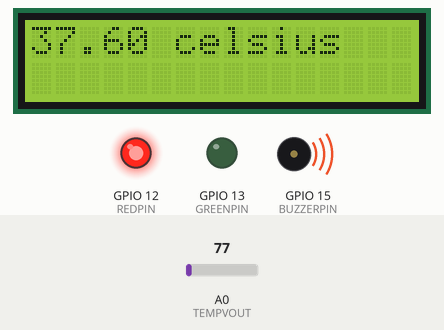
Recording of a sketch running on a simulated ESP8266 (NodeMCU). Shown: 16×2 character LCD, output pins drawn as LEDs (lit = HIGH), buzzer (waves = sounding, pin HIGH). The test bench sets the inputs (shaded band); at power-on: A0 (TEMPVOUT) = 77. WiFi joins after 1.5 s; servers stay silent unless stated; uploads are accepted with an empty reply; what the sketch prints to the serial monitor is not drawn.

Above: at 1.3 s.
1.4 s: A0 (TEMPVOUT) set to 68
At 3.2 s:
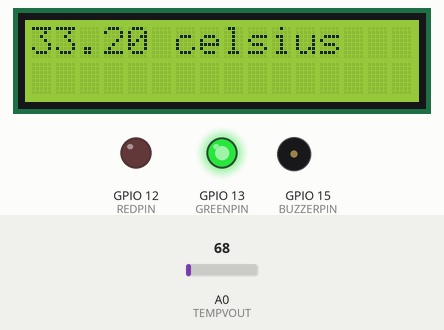
4.4 s: A0 (TEMPVOUT) set to 46
At 5.3 s:
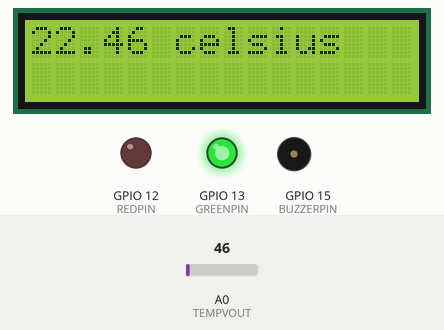
7.4 s: A0 (TEMPVOUT) set to 23
At 9.5 s:
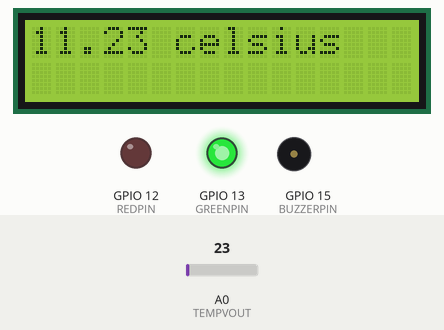
Timing chart, 0 to 11.0 s (numbered marks = the images above; inputs shaded):
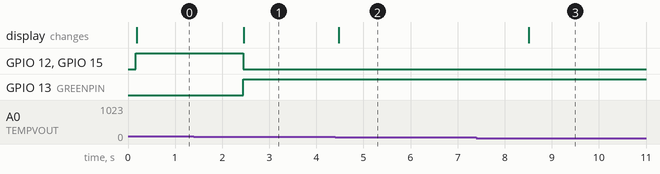

Measured:
- the behaviour switches between 72 and 71 on A0 (TEMPVOUT) (found by bisection; images 0 and 1)
- after the input at 1.4 s, GPIO 12 (REDPIN), GPIO 15 (BUZZERPIN): HIGH → LOW after 1.0 s; GPIO 13 (GREENPIN): LOW → HIGH after 1.0 s; the display: changes after 1.1 s (image 1)
- after the input at 4.4 s, the display: changes after 0.08 s (image 2)
- after the input at 7.4 s, the display: changes after 1.1 s (image 3)

The sketch:

COVID_PROJECT.ino
```cpp
//Libraries
#include <LiquidCrystal_I2C.h>
#include <ESP8266WiFi.h>

// Needed variables
#define REDPIN 12
#define GREENPIN 13
#define BUZZERPIN 15
#define TEMPVOUT A0

int lcdColumns = 16;
int lcdRows = 2;
WiFiClient wifiClient;

LiquidCrystal_I2C lcd(0x27, lcdColumns, lcdRows);

void setup() {

    Serial.begin(9600);

    Serial.println("================================");
    Serial.println("===== DOBY's TEMPO LIMITED =====");
    Serial.println("================================");

    // LEDs
    pinMode(REDPIN, OUTPUT);
    pinMode(GREENPIN, OUTPUT);
    pinMode(BUZZERPIN, OUTPUT);

    // LCD
    lcd.begin(5,4);
    lcd.init();
    lcd.backlight();

    // SETUP WiFi
     WiFi.begin("RCA-WiFi", "rca@2019");
}

void loop() {

  // Read Temperature Meter
  int analogValue = analogRead(TEMPVOUT);
  float millivolts = (analogValue/1024.0) * 5; //3300 is the voltage provided by NodeMCU
  float celsius = millivolts*100;

  Serial.print("Degrees READ=   ");
  Serial.println(celsius);

  String mData="";
  String dummy_device = "sauve";
  mData = "device="+dummy_device+"&distance="+(String)celsius;

  if(celsius < 35 ){
    // Turn on GREEN LED
    digitalWrite(GREENPIN, HIGH);
    // Turn off GREEN LED
    digitalWrite(REDPIN, LOW);
    // Turn off BUZZER
    digitalWrite(BUZZERPIN, LOW);

    lcd.clear();
    lcd.setCursor(0,0);
    lcd.print((String)celsius + " celsius");


  }else{
    // Turn on GREEN LED
    digitalWrite(GREENPIN, LOW);
    // Turn off GREEN LED
    digitalWrite(REDPIN, HIGH);
    // Turn off BUZZER
    digitalWrite(BUZZERPIN, HIGH);

    lcd.clear();
    lcd.setCursor(0,0);
    lcd.print((String)celsius + " celsius");

    sendData(80, "insecure.benax.rw", "/iot/" , mData);
  }

  delay(2000);

}


void sendData(const int httpPort, const char* host,const char* filepath , String data){

  wifiClient.connect(host, httpPort);

  wifiClient.println("POST "+(String)filepath+" HTTP/1.1");
  wifiClient.println("Host: " + (String)host);
  wifiClient.println("User-Agent: ESP8266/1.0");
  wifiClient.println("Content-Type: application/x-www-form-urlencoded");
  wifiClient.println("Content-Length: " +(String)data.length());
  wifiClient.println();
  wifiClient.print(data);

  Serial.println("Response: " + wifiClient.readStringUntil('\n'));

}
```
